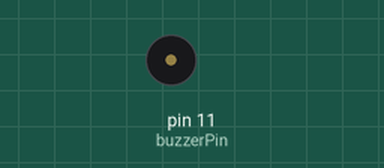
A sketch run on a simulated Arduino Uno, built with avr-gcc and run on an emulated ATmega328P. Shown: buzzer (waves = sounding).

Above: at 0.1 s.
Timing chart, 0 to 1.6 s (numbered marks = the images above):
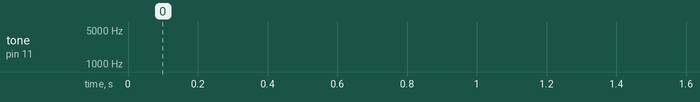

The sketch:

11.Alarme_sonorizador.ino
```cpp
// Projeto 11 - Alarme sonorizador
// Dica: usar potenciometro para controlar o volume

float sinVal;
int toneVal;
byte buzzerPin = 11;

void setup()
{
  pinMode(buzzerPin, OUTPUT);
}

void loop()
{
  for(int i=0; i<180; i++)
  {
    sinVal = sin(i * 3.1416 / 180);
    toneVal = 2000 + int(sinVal * 1000);
    tone(buzzerPin, toneVal); // tone(pin, frequency, duration)
    delay(2);
  }
}
```
